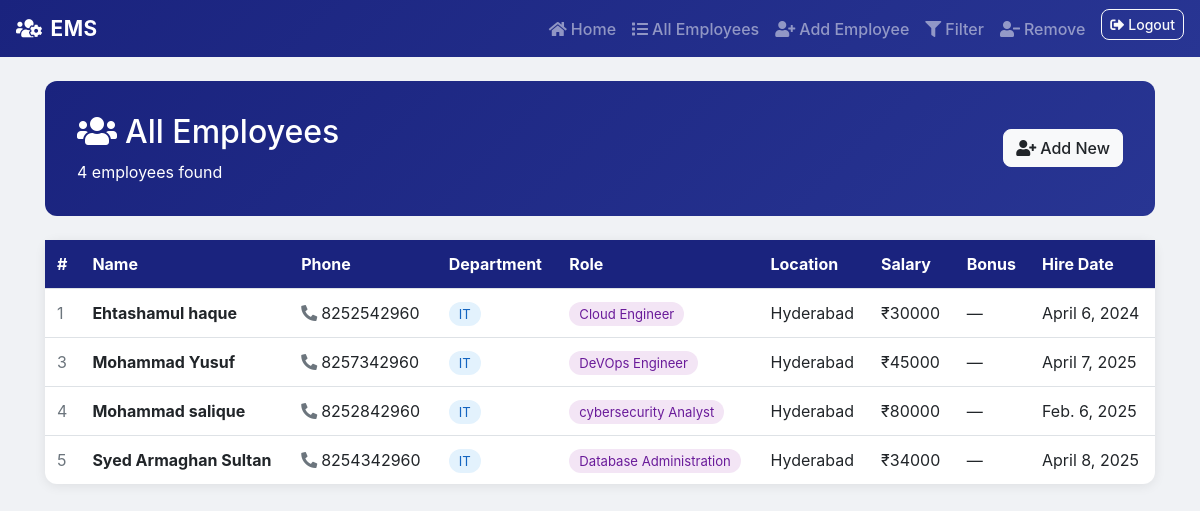
Page /all_emp (signed in) on the committed database.
### emp_app/models.py (models this page shows, shortened)
class Employee(models.Model):
    first_name = models.CharField(max_length=100)
    last_name = models.CharField(max_length=100)
    dept = models.ForeignKey(Department, on_delete=models.CASCADE)
    salary = models.IntegerField(default=0)
    role = models.ForeignKey(Role, on_delete=models.CASCADE)
    phone = models.CharField(max_length=15, default='')  # Fix: was IntegerField
    hire_date = models.DateField()
    bonus = models.IntegerField(default=0)

class Department(models.Model):
    name = models.CharField(max_length=100, null=False)
    location = models.CharField(max_length=100)

class Role(models.Model):
    name = models.CharField(max_length=100, null=False)

### emp_app/views.py (the view)
# urls.py: path('all_emp',views.all_emp,name = 'all_emp'),
@login_required
def all_emp(request):
    emps = Employee.objects.select_related('dept', 'role').all()
    context = {'emps': emps}
    return render(request, 'all_emp.html', context)

### emp_app/templates/all_emp.html (shortened to what this page needs)
{% extends 'base.html' %}
{% block content %}
<div class="page-header d-flex justify-content-between align-items-center">
  <div>
    <h2><i class="fas fa-users mr-2"></i>All Employees</h2>
    <p class="mb-0 mt-1">{{ emps|length }} employee{{ emps|length|pluralize }} found</p>
  </div>
  <a href="/add_emp" class="btn btn-light"><i class="fas fa-user-plus mr-1"></i>Add New</a>
</div>
<div class="card">
  <div class="card-body p-0">
    {% if emps %}
    <div class="table-responsive">
      <table class="table table-hover mb-0">
        <thead>
          <tr>
            <th>#</th>
            <th>Name</th>
            <th>Phone</th>
            <th>Department</th>
            <th>Role</th>
            <th>Location</th>
            <th>Salary</th>
            <th>Bonus</th>
            <th>Hire Date</th>
          </tr>
        </thead>
        <tbody>
          {% for emp in emps %}
          <tr>
            <td class="text-muted">{{ emp.id }}</td>
            <td class="font-weight-bold">{{ emp.first_name }} {{ emp.last_name }}</td>
            <td><i class="fas fa-phone-alt text-muted mr-1"></i>{{ emp.phone }}</td>
            <td><span class="badge-dept">{{ emp.dept.name }}</span></td>
            <td><span class="badge-role">{{ emp.role.name }}</span></td>
            <td>{{ emp.dept.location }}</td>
            <td>₹{{ emp.salary|floatformat:0 }}</td>
            <td>{% if emp.bonus %}₹{{ emp.bonus|floatformat:0 }}{% else %}—{% endif %}</td>
            <td>{{ emp.hire_date }}</td>
          </tr>
          {% endfor %}
        </tbody>
      </table>
    </div>
    {% else %}
    <div class="text-center py-5 text-muted">
      <i class="fas fa-users fa-3x mb-3"></i>
      <p>No employees found. <a href="/add_emp">Add one now.</a></p>
    </div>
    {% endif %}
  </div>
</div>
{% endblock %}

### emp_app/templates/base.html (shortened to what this page needs)
<!doctype html>
<html lang="en">
<head>
  <link rel="stylesheet" href="https://cdn.jsdelivr.net/npm/bootstrap@4.6.2/dist/css/bootstrap.min.css">
  <link rel="stylesheet" href="https://cdnjs.cloudflare.com/ajax/libs/font-awesome/5.15.4/css/all.min.css">
</head>
<body>
<nav class="navbar navbar-expand-lg navbar-dark mb-4">
  <a class="navbar-brand" href="/"><i class="fas fa-users-cog mr-2"></i>EMS</a>
  <div class="collapse navbar-collapse" id="navbarNav">
    <ul class="navbar-nav ml-auto">
      <li class="nav-item"><a class="nav-link" href="/"><i class="fas fa-home mr-1"></i>Home</a></li>
      <li class="nav-item"><a class="nav-link" href="/all_emp"><i class="fas fa-list mr-1"></i>All Employees</a></li>
      <li class="nav-item"><a class="nav-link" href="/add_emp"><i class="fas fa-user-plus mr-1"></i>Add Employee</a></li>
      <li class="nav-item"><a class="nav-link" href="/filter_emp"><i class="fas fa-filter mr-1"></i>Filter</a></li>
      <li class="nav-item"><a class="nav-link" href="/remove_emp"><i class="fas fa-user-minus mr-1"></i>Remove</a></li>
      <li class="nav-item">
        <form method="post" action="/accounts/logout/" style="display:inline;">
          <button type="submit" class="btn btn-outline-light btn-sm ml-2" style="border-radius:8px;font-weight:500;">
            <i class="fas fa-sign-out-alt mr-1"></i>Logout
          </button>
        </form>
      </li>
    </ul>
  </div>
</nav>
<div class="container">
  {% block content %}{% endblock %}
</div>
</body>
</html>

### emp_app/templates/base.html (style rules this page uses)
body { background-color: #f0f2f5; }
.navbar { background: linear-gradient(135deg, #1a237e, #283593); }
.navbar-brand { font-weight: 700; font-size: 1.3rem; letter-spacing: 0.5px; }
.nav-link { font-weight: 500; }
.card { border: none; border-radius: 12px; box-shadow: 0 2px 12px rgba(0,0,0,0.08); }
.btn { border-radius: 8px; font-weight: 500; }
.table thead th { background-color: #1a237e; color: white; border: none; }
.badge-dept { background-color: #e3f2fd; color: #1565c0; padding: 4px 10px; border-radius: 20px; font-size: 0.82rem; }
.badge-role { background-color: #f3e5f5; color: #6a1b9a; padding: 4px 10px; border-radius: 20px; font-size: 0.82rem; }
.page-header { background: linear-gradient(135deg, #1a237e, #283593); color: white; padding: 2rem; border-radius: 12px; margin-bottom: 1.5rem; }

### rows in the picture
Employee: id "1", first_name "Ehtashamul", last_name "haque", phone "8252542960", dept.name "IT", role.name "Cloud Engineer", dept.location "Hyderabad", salary "30000", hire_date "April 6, 2024"
Employee: id "3", first_name "Mohammad", last_name "Yusuf", phone "8257342960", dept.name "IT", role.name "DeVOps Engineer", dept.location "Hyderabad", salary "45000", hire_date "April 7, 2025"
Employee: id "4", first_name "Mohammad", last_name "salique", phone "8252842960", dept.name "IT", role.name "cybersecurity Analyst", dept.location "Hyderabad", salary "80000", hire_date "Feb. 6, 2025"
Employee: id "5", first_name "Syed Armaghan", last_name "Sultan", phone "8254342960", dept.name "IT", role.name "Database Administration", dept.location "Hyderabad", salary "34000", hire_date "April 8, 2025"

### other values in the picture
{{ emps|length }} "4"
